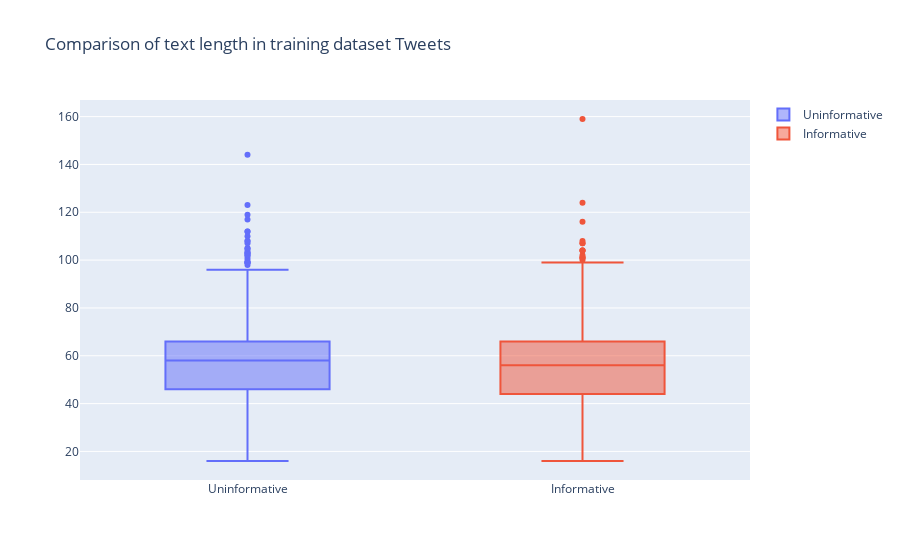
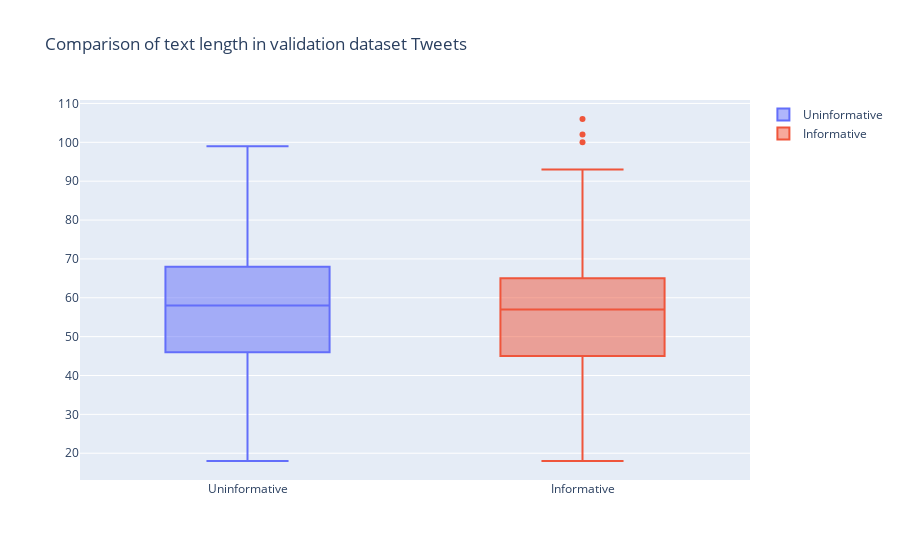
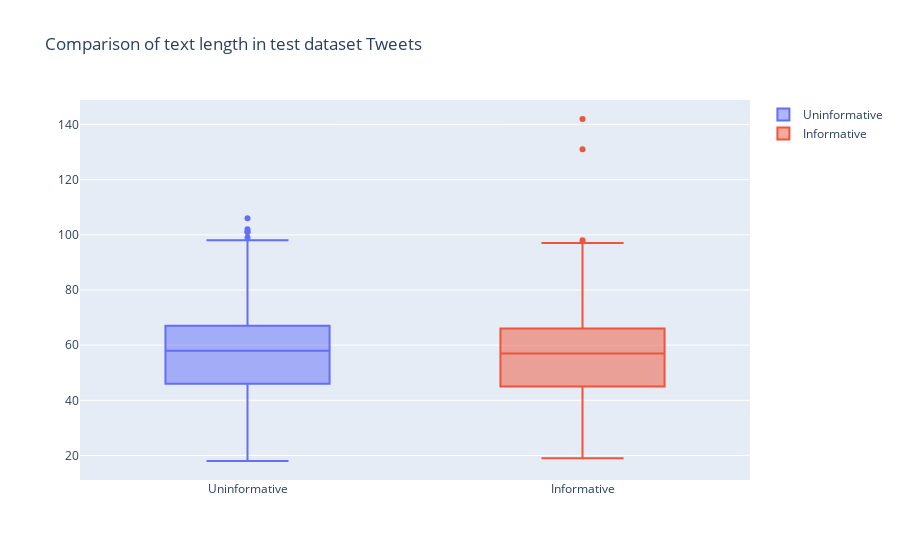

Write notebook code for charts like these, in order.
### Code cell
# comparison of length of tweets between uninformative and informative ones, after removing 4 outlier from training dataset
import plotly.graph_objects as go

train_box_plot = [go.Box(y=train_length_df[train_length_df['Label']==0]['length'],name='Uninformative'),
        go.Box(y=train_length_df[train_length_df['Label']==1]['length'],name='Informative')]
layout = go.Layout(title = 'Comparison of text length in training dataset Tweets')
fig = go.Figure(data=train_box_plot, layout=layout)
fig.write_image('./images/fig_eda_text_lengs1.png')
fig.show()

valid_box_plot = [go.Box(y=valid_length_df[valid_length_df['Label']==0]['length'],name='Uninformative'),
        go.Box(y=valid_length_df[valid_length_df['Label']==1]['length'],name='Informative')]
layout = go.Layout(title = 'Comparison of text length in validation dataset Tweets')
fig = go.Figure(data=valid_box_plot, layout=layout)
fig.write_image('./images/fig_eda_text_lengs2.png')
fig.show()

test_box_plot = [go.Box(y=test_length_df[test_length_df['Label']==0]['length'],name='Uninformative'),
        go.Box(y=test_length_df[test_length_df['Label']==1]['length'],name='Informative')]
layout = go.Layout(title = 'Comparison of text length in test dataset Tweets')
fig = go.Figure(data=test_box_plot, layout=layout)
fig.write_image('./images/fig_eda_text_lengs3.png')
fig.show()

### Figure 1 — Plotly figure (JSON) as saved in the notebook; plotly's stock layout.template omitted (floating-point values rounded to 4 significant figures; data arrays with more than 128 entries replaced by an {"elided": "..."} marker saying what was removed)
{"data": [{"name": "Uninformative", "type": "box", "y": {"elided": "3660 int values"}}, {"name": "Informative", "type": "box", "y": {"elided": "3272 int values"}}], "layout": {"title": {"text": "Comparison of text length in training dataset Tweets"}}}

### Figure 2 — Plotly figure (JSON) as saved in the notebook; plotly's stock layout.template omitted (floating-point values rounded to 4 significant figures; data arrays with more than 128 entries replaced by an {"elided": "..."} marker saying what was removed)
{"data": [{"name": "Uninformative", "type": "box", "y": {"elided": "528 int values"}}, {"name": "Informative", "type": "box", "y": {"elided": "472 int values"}}], "layout": {"title": {"text": "Comparison of text length in validation dataset Tweets"}}}

### Figure 3 — Plotly figure (JSON) as saved in the notebook; plotly's stock layout.template omitted (floating-point values rounded to 4 significant figures; data arrays with more than 128 entries replaced by an {"elided": "..."} marker saying what was removed)
{"data": [{"name": "Uninformative", "type": "box", "y": {"elided": "1056 int values"}}, {"name": "Informative", "type": "box", "y": {"elided": "944 int values"}}], "layout": {"title": {"text": "Comparison of text length in test dataset Tweets"}}}
